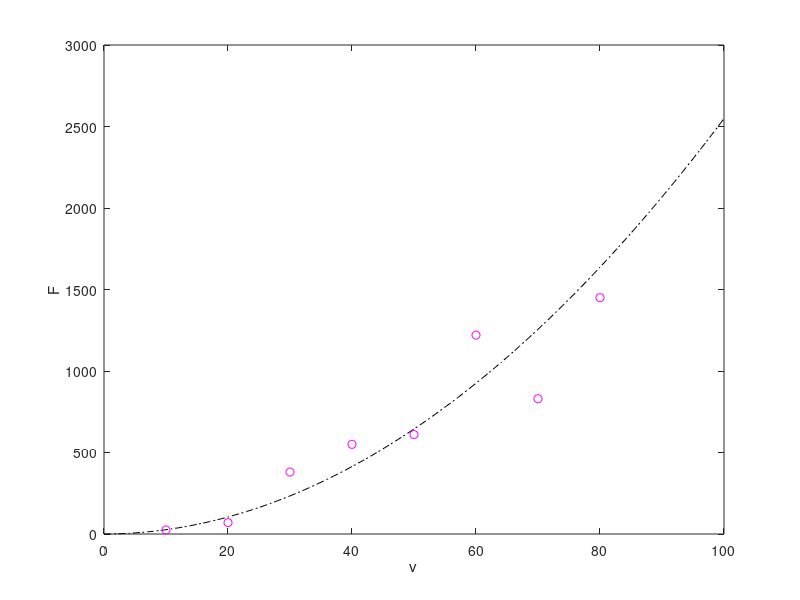

This figure's MATLAB source:
x = 10:10:80;
v = 0:100;
F = [25 70 380 550 610 1220 830 1450];

Ff = 0.2741*(v.^1.9842);

plot(v,Ff,'k-.')
hold on
plot(x,F,'mo') 
xlabel('v');
ylabel('F'); 
